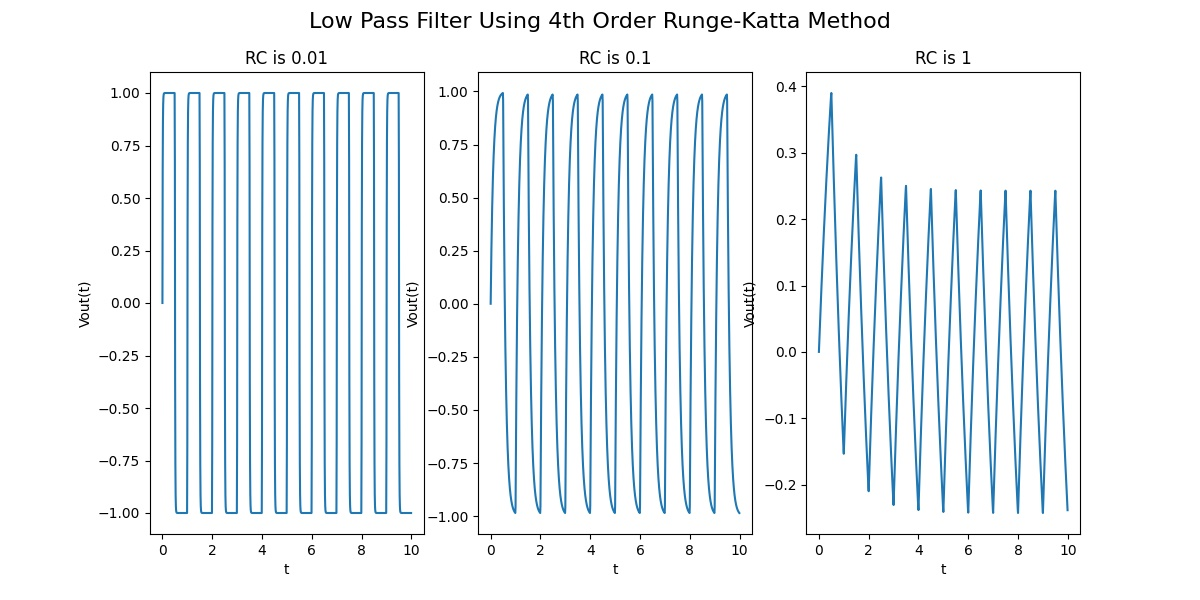

Reproduce this figure in Python.
"""
This program demonstrates how to use the 4th order Runge-Katta method to quickly (within low number of steps) by solving the differential equation dVout/dt = (RC)^(-1)(Vin - Vout).

In this case, the input signal is a square wave with amplitude and frequency equal to 1. The plots generated show how the choice of the resistor(R) and 
capacitor (C)  affects the attentuation of the output signal. The RC values give cutoff angular frequencies of 100, 10, and 1 respectively (RC = [0.01, 0.1, 1]). As the RC value
increases, the attenuation of these low frequency signals increases -- the amplitude of Vout decreases with increasing RC. This filter could be used to filter out bass signals. 
"""

from math import floor
from numpy import arange
from matplotlib import pyplot as plt


# The input signal to the Low pass filter is a square sin wave with amplitude and frequency equal to 1.
def Vin(t):
    if floor(2*t) % 2  == 0: 
        return 1
    else: # floor of 2t is odd
        return -1

def Vout(vout, t, RC):
    vin = Vin(t)
    return (RC)**(-1)*(vin - vout)


if __name__ == '__main__':
    a = 0.0 # initial time
    b = 10.0 # final time
    N = 1000 # number of steps
    h = (b-a)/N # length of each step over interval

    tpoints = arange(a,b,h)
    RC = [0.01, 0.1, 1]
    vout = 0.0 # initial condition
    fig, ax = plt.subplots(1, len(RC), sharex=True, sharey=False, figsize=(12,6))
    fig.suptitle('Low Pass Filter Using 4th Order Runge-Katta Method', fontsize=16)

    for i, rc in enumerate(RC):
        xpoints = []
        vout = 0.0 # initial condition
        for t in tpoints:
            xpoints.append(vout)
            k1 = h*Vout(vout,t, rc)
            k2 = h*Vout(vout+0.5*k1,t+0.5*h, rc)
            k3 = h*Vout(vout+0.5*k2,t+0.5*h, rc)
            k4 = h*Vout(vout+k3,t+h, rc)
            vout += (k1+2*k2+2*k3+k4)/6
        ax[i].plot(tpoints,xpoints)
        ax[i].set_title("RC is {0}".format(rc))
        ax[i].set_xlabel("t")
        ax[i].set_ylabel("Vout(t)")
    plt.savefig("Exercises/Chapter 8/Fourth Order Runge-Katta (single var).jpg", format='jpg')
    plt.show()
